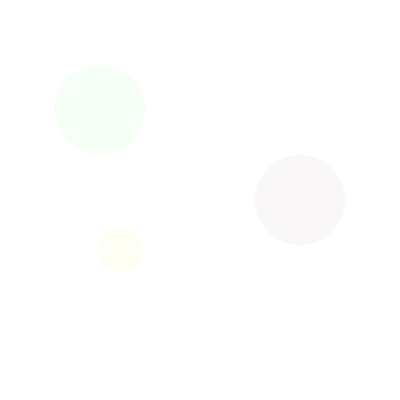
Frame 1 (no input)
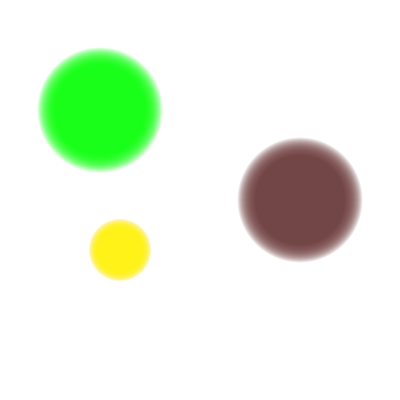
Frame 60 (the mouse pressed at the canvas centre just before this capture)
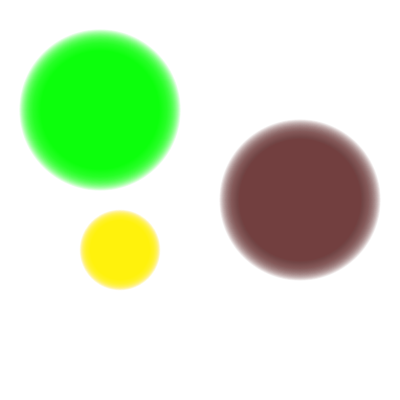
Frame 120 (the mouse held since frame 60 and released just before this capture)

The Processing sketch that drew these frames (run headless with seeded random() and noise(); from frame 60 on, the mouse is pressed at the canvas centre):

// Processing sketch: processing_74762
// ── processing_74762.pde

int x = 300;
int y = 200;
float d = 90;
float h = 0;


void setup(){
  size(400, 400);
  background(255);
  noStroke();
}
void draw(){
  colorMode(HSB);
  fill(h +350, 100, 100, 10);
  ellipse(x, y, d, d);
  d = d +0.2;
  
  fill(h +84, 255, 255, 10);
  ellipse(x -200, y -90, d, d);
  d = d +0.2;
  
  fill(h +40, 255, 255, 10);
  ellipse(x -180, y +50, d/2, d/2);
  d = d +0.2;  
  
  if(mousePressed && (mouseButton == LEFT)){
    
    d = d + 1;
    h = h + 0.4;    
    }else d =d;
 }
